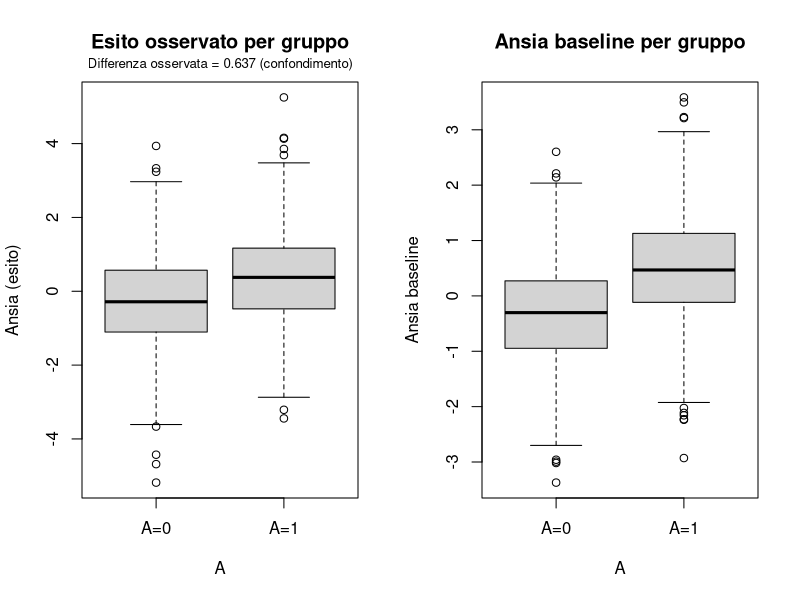
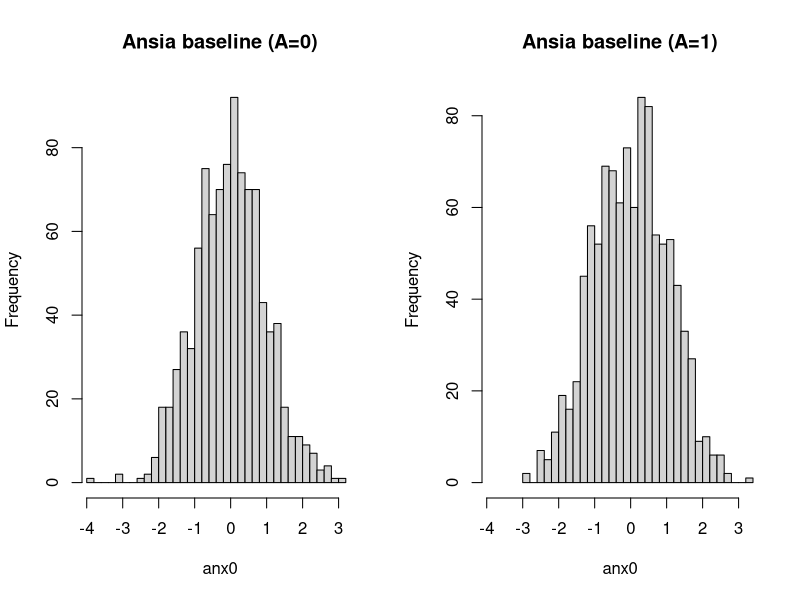
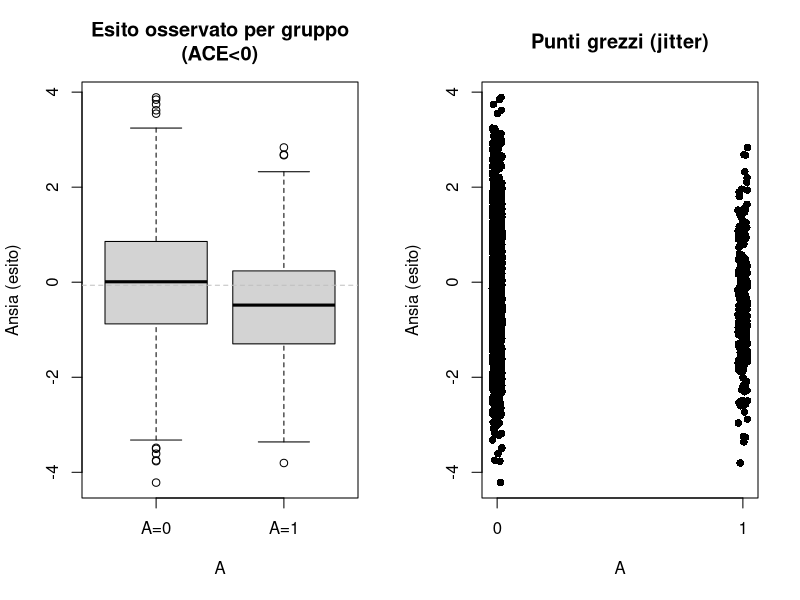
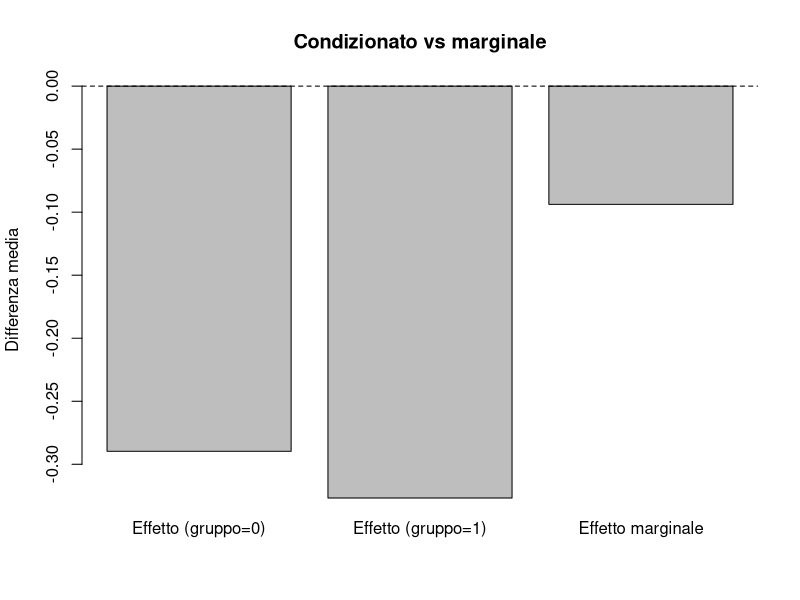

Generate these figures, in order, with R:
## ---- chunk 1
#| label: sim-confounding
#| fig-cap: "Confondimento: il gruppo trattato appare peggiore anche senza effetto causale."
#| fig-width: 7
#| fig-height: 5

set.seed(42)
N <- 2000
# Ansia di tratto a baseline
anx0 <- rnorm(N, mean = 0, sd = 1)

# Probabilità di ricevere il trattamento aumenta con l'ansia baseline
logit <- function(x) 1/(1+exp(-x))
pr_treat <- logit(-0.5 + 1.0*anx0)
A <- rbinom(N, size = 1, prob = pr_treat)

# Esito: dipende dall'ansia baseline ma non dal trattamento
Y <- 0.8*anx0 + rnorm(N, 0, 1)

# Differenza media osservata tra trattati e non trattati
assoc_diff <- mean(Y[A==1]) - mean(Y[A==0])

# Visualizzazione
par(mfrow = c(1,2))
boxplot(Y ~ A, names = c("A=0","A=1"),
        main = "Esito osservato per gruppo",
        ylab = "Ansia (esito)")
mtext(sprintf("Differenza osservata = %.3f (confondimento)", assoc_diff),
      side=3, line=0.5, cex=0.8)

boxplot(anx0 ~ A, names = c("A=0","A=1"),
        main = "Ansia baseline per gruppo",
        ylab = "Ansia baseline")
par(mfrow = c(1,1))
## ---- chunk 2
#| label: sim-randomization-null
#| fig-cap: "Randomizzazione con ACE=0: l'associazione torna ≈ 0."
#| fig-width: 7
#| fig-height: 5

set.seed(43)
N <- 2000
anx0 <- rnorm(N, 0, 1)
A <- rbinom(N, 1, 0.5)  # assegnazione casuale
Y <- 0.8*anx0 + rnorm(N, 0, 1)

assoc_diff <- mean(Y[A==1]) - mean(Y[A==0])

par(mfrow = c(1,2))
hist(anx0[A==0], breaks = 30, xlim = range(anx0), main = "Ansia baseline (A=0)",
     xlab = "anx0")
hist(anx0[A==1], breaks = 30, xlim = range(anx0), main = "Ansia baseline (A=1)",
     xlab = "anx0")
## ---- chunk 3
#| echo: false
par(mfrow = c(1,1))
cat(sprintf("Differenza media osservata (randomized) = %.3f\n", assoc_diff))
## ---- chunk 4
#| label: sim-true-effect
#| fig-cap: "Randomizzazione con ACE≠0: la differenza media stima l'effetto causale."
#| fig-width: 7
#| fig-height: 5

set.seed(44)
N <- 2000
anx0 <- rnorm(N, 0, 1)
A <- rbinom(N, 1, 0.15)

true_tau <- -0.4               # effetto causale medio
Y0 <- 0.8*anx0 + rnorm(N, 0, 1)
Y1 <- Y0 + true_tau
Y  <- ifelse(A==1, Y1, Y0)

est_diff <- mean(Y[A==1]) - mean(Y[A==0])

par(mfrow = c(1,2))
boxplot(Y ~ A, names = c("A=0","A=1"),
        main = "Esito osservato per gruppo\n(ACE<0)",
        ylab = "Ansia (esito)")
abline(h = mean(Y), lty = 2, col = "gray")
plot(jitter(A, 0.1), Y, pch = 16, xaxt = "n",
     xlab = "A", ylab = "Ansia (esito)", main = "Punti grezzi (jitter)")
axis(1, at = c(0,1), labels = c("0","1"))
## ---- chunk 5
#| echo: false
par(mfrow = c(1,1))
cat(sprintf("Differenza media osservata = %.3f (vero effetto = %.3f)\n", est_diff, true_tau))
## ---- chunk 6
#| label: exercise-simpson
#| fig-cap: "Paradosso di Simpson: stesso effetto nei sottogruppi, ma diversa prevalenza di trattamento."
#| fig-width: 7
#| fig-height: 5

set.seed(123)
N <- 4000
group <- rbinom(N, 1, 0.5)     # 0 = basso trait, 1 = alto trait
A <- ifelse(group==1, rbinom(N,1,0.7), rbinom(N,1,0.3))  # prevalenze diverse
tau <- -0.3                     # stesso effetto in entrambi i gruppi
mu  <- ifelse(group==1, 0.8, 0.2)
Y0  <- mu + rnorm(N,0,1)
Y1  <- Y0 + tau
Y   <- ifelse(A==1, Y1, Y0)

# Effetti condizionati per gruppo
eff_g0 <- mean(Y[group==0 & A==1]) - mean(Y[group==0 & A==0])
eff_g1 <- mean(Y[group==1 & A==1]) - mean(Y[group==1 & A==0])
# Effetto marginale (ignorando il gruppo)
eff_m  <- mean(Y[A==1]) - mean(Y[A==0])

barplot(height = c(eff_g0, eff_g1, eff_m),
        names.arg = c("Effetto (gruppo=0)", "Effetto (gruppo=1)", "Effetto marginale"),
        ylab = "Differenza media", main = "Condizionato vs marginale")
abline(h = 0, lty = 2)
## ---- chunk 7
#| label: exercise-scales
set.seed(7)
n <- 10000
p1 <- 0.20; p0 <- 0.10
A <- rbinom(n, 1, 0.5)
Y <- ifelse(A==1, rbinom(n,1,p1), rbinom(n,1,p0))

p_hat1 <- mean(Y[A==1]==1)
p_hat0 <- mean(Y[A==0]==1)

RD <- p_hat1 - p_hat0
RR <- p_hat1 / p_hat0
OR <- (p_hat1/(1-p_hat1)) / (p_hat0/(1-p_hat0))
## ---- chunk 8
#| echo: false
cat(sprintf("RD = %.3f; RR = %.2f; OR = %.2f\n", RD, RR, OR))
## ---- chunk 9
sessionInfo()
